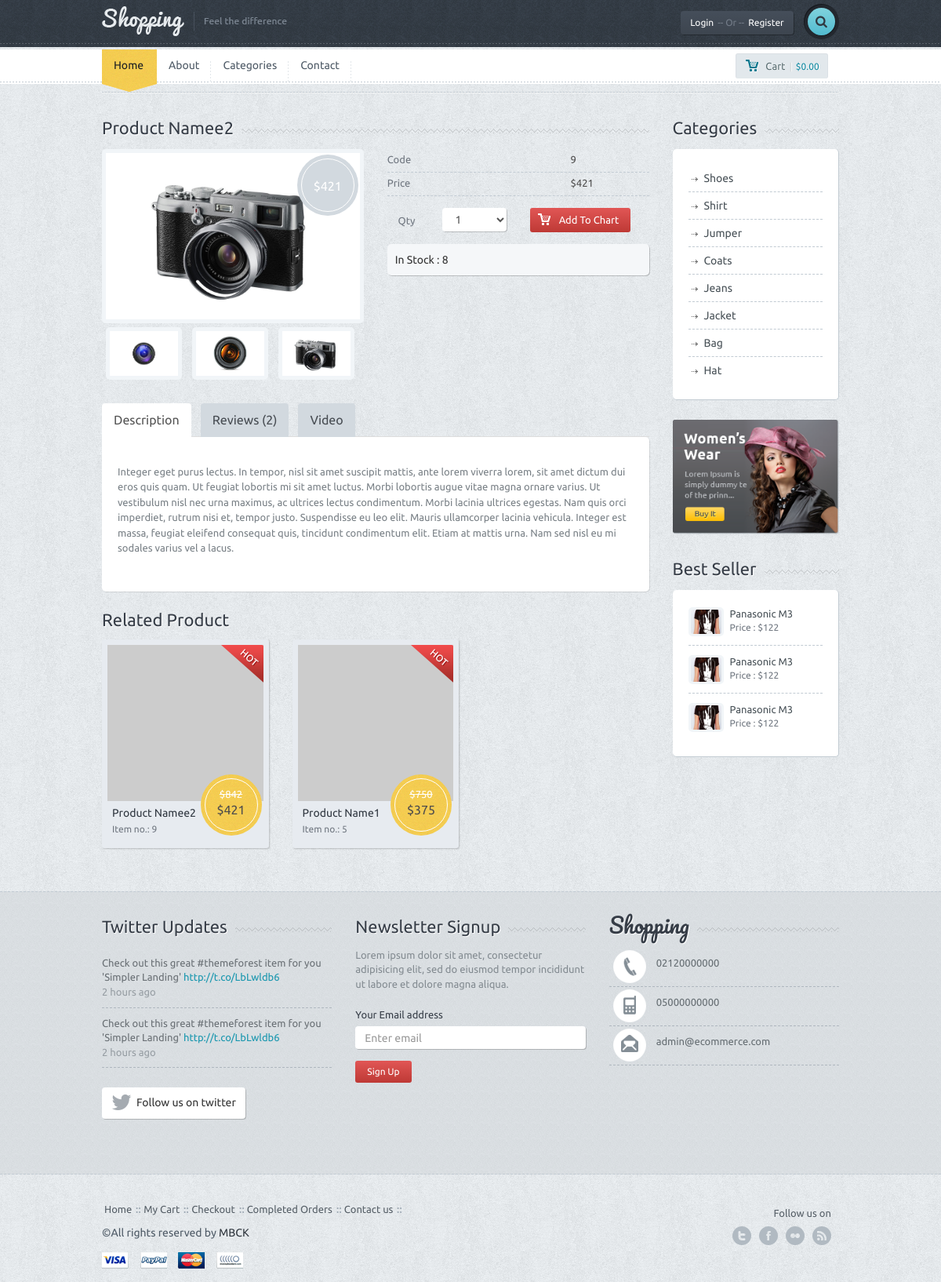
The app's page /product-detail.php?product_id=9 with its own data.
### tables this page shows
CREATE TABLE `setting` (
  `setting_id` int(11) NOT NULL,
  `setting_logo` varchar(150) DEFAULT NULL,
  `setting_url` varchar(50) NOT NULL,
  `setting_title` varchar(250) DEFAULT NULL,
  `setting_description` varchar(250) DEFAULT NULL,
  `setting_keywords` varchar(250) DEFAULT NULL,
  `setting_author` varchar(100) DEFAULT NULL,
  `setting_tel` varchar(50) DEFAULT NULL,
  `setting_gsm` varchar(50) DEFAULT NULL,
  `setting_fax` varchar(50) DEFAULT NULL,
  `setting_mail` varchar(50) DEFAULT NULL,
  `setting_district` varchar(50) DEFAULT NULL,
  `setting_country` varchar(50) DEFAULT NULL,
  `setting_adress` varchar(250) DEFAULT NULL,
  `setting_time` varchar(250) DEFAULT NULL,
  `setting_maps` varchar(250) DEFAULT NULL,
  `setting_analystic` varchar(250) DEFAULT NULL,
  `setting_desk` varchar(250) DEFAULT NULL,
  `setting_facebook` varchar(100) DEFAULT NULL,
  `setting_twitter` varchar(100) DEFAULT NULL,
  `setting_google` varchar(100) DEFAULT NULL,
  `setting_youtube` varchar(100) DEFAULT NULL,
  `setting_smtphost` varchar(50) DEFAULT NULL,
  `setting_smtppassword` varchar(50) DEFAULT NULL,
  `setting_smtpport` varchar(50) DEFAULT NULL,
  `setting_live` enum('0','1') NOT NULL DEFAULT '1'
);

CREATE TABLE `menu` (
  `menu_id` int(11) NOT NULL,
  `menu_top` varchar(50) NOT NULL,
  `menu_name` varchar(100) NOT NULL,
  `menu_detail` text NOT NULL,
  `menu_url` varchar(250) NOT NULL,
  `menu_order` int(2) NOT NULL,
  `menu_status` enum('0','1') NOT NULL,
  `menu_seourl` varchar(250) NOT NULL
);

CREATE TABLE `product` (
  `product_id` int(11) NOT NULL,
  `category_id` int(11) NOT NULL,
  `product_time` timestamp NOT NULL DEFAULT CURRENT_TIMESTAMP,
  `product_name` varchar(250) NOT NULL,
  `product_seourl` varchar(250) NOT NULL,
  `product_detail` text NOT NULL,
  `product_price` float(9,2) NOT NULL,
  `product_video` varchar(50) NOT NULL,
  `product_keyword` varchar(250) NOT NULL,
  `product_stock` int(11) NOT NULL,
  `product_status` enum('0','1') NOT NULL,
  `product_order` int(2) NOT NULL,
  `product_homeshowcase` enum('0','1') NOT NULL DEFAULT '0'
);

CREATE TABLE `categories` (
  `category_id` int(11) NOT NULL,
  `category_name` varchar(100) NOT NULL,
  `category_top` int(2) NOT NULL,
  `category_seourl` varchar(250) NOT NULL,
  `category_order` int(2) NOT NULL,
  `category_status` enum('0','1') NOT NULL DEFAULT '1'
);

### admin/production/function.php (called while the page is built, shortened)
<?php
function seo($str, $options = array())
{
    $str = mb_convert_encoding((string)$str, 'UTF-8', mb_list_encodings());
    $defaults = array(
        'delimiter' => '-',
        'limit' => null,
        'lowercase' => true,
        'replacements' => array(),
        'transliterate' => true
    );
    $options = array_merge($defaults, $options);
    $str = preg_replace(array_keys($options['replacements']), $options['replacements'], $str);
    if ($options['transliterate']) {
        $str = str_replace(array_keys($char_map), $char_map, $str);
    }
    $str = preg_replace('/[^\p{L}\p{Nd}]+/u', $options['delimiter'], $str);
    $str = preg_replace('/(' . preg_quote($options['delimiter'], '/') . '){2,}/', '$1', $str);
    $str = mb_substr($str, 0, ($options['limit'] ? $options['limit'] : mb_strlen($str, 'UTF-8')), 'UTF-8');
    $str = trim($str, $options['delimiter']);
    return $options['lowercase'] ? mb_strtolower($str, 'UTF-8') : $str;
}
?>

### product-detail.php (the view, shortened to what this page needs)
<?php
	require_once 'header.php';
	$sql=$db->prepare("SELECT * FROM product WHERE product_id=:product_id");
	$sql->execute(['product_id' => $_GET['product_id']]);
	$productbring=$sql->fetch(PDO::FETCH_ASSOC);
?>
<div class="container">
	<div class="lines"></div>
</div>
<div class="container">
	<div class="row">
		<div class="col-md-9">
			<div class="title-bg">
				<div class="title"><?php echo $productbring['product_name']; ?></div>
			</div>
			<div class="row">
				<div class="col-md-6">
					<div class="dt-img">
						<div class="detpricetag"><div class="inner">$<?php echo $productbring['product_price']; ?></div></div>
						<a class="fancybox" href="images\sample-1.jpg" data-fancybox-group="gallery" title="Cras neque mi, semper leon"><img src="images\sample-1.jpg" alt="" class="img-responsive"></a>
					</div>
					<div class="thumb-img">
						<a class="fancybox" href="images\sample-4.jpg" data-fancybox-group="gallery" title="Cras neque mi, semper leon"><img src="images\sample-4.jpg" alt="" class="img-responsive"></a>
					</div>
					<div class="thumb-img">
						<a class="fancybox" href="images\sample-5.jpg" data-fancybox-group="gallery" title="Cras neque mi, semper leon"><img src="images\sample-5.jpg" alt="" class="img-responsive"></a>
					</div>
					<div class="thumb-img">
						<a class="fancybox" href="images\sample-1.jpg" data-fancybox-group="gallery" title="Cras neque mi, semper leon"><img src="images\sample-1.jpg" alt="" class="img-responsive"></a>
					</div>
				</div>
				<div class="col-md-6 det-desc">
					<div class="productdata">
						<div class="infospan">Code <span><?php echo $productbring['product_id']; ?></span></div>
						<div class="infospan">Price <span>$<?php echo $productbring['product_price']; ?></span></div>
						<form class="form-horizontal ava" role="form">
							<div class="form-group">
								<label for="qty" class="col-sm-2 control-label">Qty</label>
								<div class="col-sm-4">
									<select class="form-control" id="qty">
										<option>1
										<option>2
									</select>
								</div>
								<div class="col-sm-4">
									<button class="btn btn-default btn-red btn-sm"><span class="addchart">Add To Chart</span></button>
								</div>
								<div class="clearfix"></div>
							</div>
						</form>
						<div class="sharing">
							<div class="avatock"><span>
								<?php
									if ($productbring['product_stock']>=1) {
										echo "In Stock : ".$productbring['product_stock'];
									} else {
										echo "Out Stock : ".$productbring['product_stock'];
									}
								?>
							</span></div>
						</div>
					</div>
				</div>
			</div>
			<?php
				$product_id=$productbring['product_id'];
				$commentsql=$db->prepare("SELECT * FROM comments WHERE product_id=:product_id and comment_status=:comment_status");
				$commentsql->execute([
					'product_id' => $product_id,
					'comment_status' => 1
				]);
			?>
			<div class="tab-review">
				<ul id="myTab" class="nav nav-tabs shop-tab">
					<li <?php if ($_GET['status']!="success") {?> class="active" <?php } ?>><a href="#desc" data-toggle="tab">Description</a></li>
					<li <?php if ($_GET['status']=="success") {?> class="active" <?php } ?>><a href="#rev" data-toggle="tab">Reviews (<?php echo $commentsql->rowCount(); ?>)</a></li>
					<li class=""><a href="#video" data-toggle="tab">Video</a></li>
				</ul>
				<div id="myTabContent" class="tab-content shop-tab-ct">
					<div class="tab-pane fade <?php if ($_GET['status']!="success") {?> active in <?php } ?>" id="desc">
						<?php echo $productbring['product_detail']; ?>
					</div>
				</div>
			</div>
			<div id="title-bg">
				<div class="title">Related Product</div>
			</div>
			<div class="row prdct">
				<?php
					$category_id=$productbring['category_id'];
					$productrelated_control=$db->prepare("SELECT * FROM product WHERE category_id=:category_id order by rand() ASC limit 3");
					$productrelated_control->execute(
						[
							'category_id' => $category_id
						]
					);
					while($productrelated_bring=$productrelated_control->fetch(PDO::FETCH_ASSOC)) {
				?>
				<div class="col-md-4">
					<div class="productwrap">
						<div class="pr-img">
							<div class="hot"></div>
							<a href="product-<?=seo($productrelated_bring["product_name"]).'-'.$productrelated_bring["product_id"]?>"><img src="http://via.placeholder.com/250x250" alt="" class="img-responsive"></a>
							<div class="pricetag on-sale"><div class="inner on-sale"><span class="onsale"><span class="oldprice">$<?php echo $productrelated_bring['product_price']*2 ?></span>$<?php echo $productrelated_bring['product_price'] ?></span></div></div>
						</div>
						<span class="smalltitle"><a href="#"><?php echo $productrelated_bring['product_name'] ?></a></span>
						<span class="smalldesc">Item no.: <?php echo $productrelated_bring['product_id'] ?></span>
					</div>
				</div>
				<?php } ?>
			</div>
			<div class="spacer"></div>
		</div>
		<?php require_once 'sidebar.php'; ?>
	</div>
</div>
<?php
	require_once 'footer.php';
?>

### header.php (shortened to what this page needs)
<?php
    require_once 'admin/system/connect.php';
	require_once 'admin/production/function.php';
	$sql=$db->prepare("SELECT * FROM setting WHERE setting_id=:id");
	$sql->execute(['id' => 1]);
	$settingbring=$sql->fetch(PDO::FETCH_ASSOC);
	$usersql=$db->prepare("SELECT * FROM user WHERE user_mail=:mail");
    $usersql->execute(['mail' => $_SESSION['usercustomer_mail']]);
    $userbring=$usersql->fetch(PDO::FETCH_ASSOC);
?>
<!DOCTYPE html>
<html lang="en">
  <head>
	<link href='font-awesome\css\font-awesome.css' rel="stylesheet" type="text/css">
    <link href="bootstrap\css\bootstrap.min.css" rel="stylesheet">
	<link rel="stylesheet" href="style.css">
	<link rel="stylesheet" type="text/css" href="js\product\jquery.fancybox.css?v=2.1.5" media="screen">
	<link rel="stylesheet" href="css\owl.carousel.css">
	<link rel="stylesheet" href="css\owl.transitions.css">
  </head>
  <body>
  <div id="wrapper">
	<div class="header">
		<div class="container">
			<div class="row">
				<div class="col-xs-6 col-md-4 main-logo">
					<a href="index"><img src="<?php echo $settingbring['setting_logo']; ?>" alt="logo" class="logo img-responsive"></a>
				</div>
				<div class="col-md-8">
					<div class="pushright">
						<div class="top">
							<?php
								if(!isset($_SESSION['usercustomer_mail'])) {
							?>
								<a href="#" id="reg" class="btn btn-default btn-dark">Login<span>-- Or --</span>Register</a>
							<?php } else { ?>
								<a href="#" class="btn btn-default btn-dark">Welcome<span><?php echo $userbring['user_name']; ?> </span></a>
							<?php } ?>
							<div class="srch-wrap">
								<a href="#" id="srch" class="btn btn-default btn-search"><i class="fa fa-search"></i></a>
							</div>
						</div>
					</div>
				</div>
			</div>
		</div>
		<div class="dashed"></div>
	</div>
	<div class="main-nav">
		<div class="navbar navbar-default navbar-static-top">
			<div class="container">
				<div class="row">
					<div class="col-md-10">
						<div class="navbar-collapse collapse">
							<ul class="nav navbar-nav">
								<li><a href="index" class="active">Home</a><div class="curve"></div></li>
								<?php
									$menucontrol=$db->prepare("SELECT * FROM menu where menu_status=:mstatus order by menu_order ASC limit 5");
									$menucontrol->execute(
										[
											'mstatus' => 1
										]
									);
									while($menubring=$menucontrol->fetch(PDO::FETCH_ASSOC)) {
								?>
									<li><a href="<?php if(!empty($menubring['menu_url'])) { echo $menubring['menu_url']; } else { echo "page-".seo($menubring['menu_name']);} ?>"><?php echo $menubring['menu_name']?></a></li>
								<?php } ?>
							</ul>
						</div>
					</div>
					<div class="col-md-2 machart">
						<button id="popcart" class="btn btn-default btn-chart btn-sm "><span class="mychart">Cart</span>|<span class="allprice">$0.00</span></button>
					</div>
				</div>
			</div>
		</div>
	</div>

### sidebar.php
<div class="col-md-3">
				<div class="title-bg">
					<div class="title">Categories</div>
				</div>
				<div class="categorybox">
					<ul>
						<?php
							$categorycontrol=$db->prepare("SELECT * FROM categories order by category_order ASC");
							$categorycontrol->execute();
							while($categorybring=$categorycontrol->fetch(PDO::FETCH_ASSOC)) {
						?>
						<li><a href="category-<?=seo($categorybring["category_name"])?>"><?php echo $categorybring['category_name'] ?></a></li>
						<?php } ?>
					</ul>
				</div>
				<div class="ads">
					<a href="product.htm"><img src="images\ads.png" class="img-responsive" alt=""></a>
				</div>
				<div class="title-bg">
					<div class="title">Best Seller</div>
				</div>
				<div class="best-seller">
					<ul>
						<li class="clearfix">
							<a href="#"><img src="images\demo-img.jpg" alt="" class="img-responsive mini"></a>
							<div class="mini-meta">
								<a href="#" class="smalltitle2">Panasonic M3</a>
								<p class="smallprice2">Price : $122</p>
							</div>
						</li>
						<li class="clearfix">
							<a href="#"><img src="images\demo-img.jpg" alt="" class="img-responsive mini"></a>
							<div class="mini-meta">
								<a href="#" class="smalltitle2">Panasonic M3</a>
								<p class="smallprice2">Price : $122</p>
							</div>
						</li>
						<li class="clearfix">
							<a href="#"><img src="images\demo-img.jpg" alt="" class="img-responsive mini"></a>
							<div class="mini-meta">
								<a href="#" class="smalltitle2">Panasonic M3</a>
								<p class="smallprice2">Price : $122</p>
							</div>
						</li>
					</ul>
				</div>
			</div>

### footer.php (shortened to what this page needs)
<div class="f-widget">
		<div class="container">
			<div class="row">
				<div class="col-md-4">
					<div class="title-widget-bg">
						<div class="title-widget">Twitter Updates</div>
					</div>
					<ul class="tweets">
						<li>Check out this great #themeforest item for you
						'Simpler Landing' <a href="#">http://t.co/LbLwldb6 </a>
						<span>2 hours ago</span></li>
						<li class="lastone">Check out this great #themeforest item for you
						'Simpler Landing' <a href="#">http://t.co/LbLwldb6 </a>
						<span>2 hours ago</span></li>
					</ul>
					<a href="#" class="btn btn-default btn-follow"><i class="fa fa-twitter fa-2x"></i><div>Follow us on twitter</div></a>
				</div>
				<div class="col-md-4">
					<div class="title-widget-bg">
						<div class="title-widget">Newsletter Signup</div>
					</div>
					<div class="newsletter">
						<p>
							Lorem ipsum dolor sit amet, consectetur adipisicing elit, sed do eiusmod tempor incididunt ut labore et dolore magna aliqua.
						</p>
						<form role="form">
							<div class="form-group">
								<label>Your Email address</label>
								<input type="email" class="form-control newstler-input" id="exampleInputEmail1" placeholder="Enter email">
								<button class="btn btn-default btn-red btn-sm">Sign Up</button>
							</div>
						</form>
					</div>
				</div>
				<div class="col-md-4">
					<div class="title-widget-bg">
						<div class="title-widget-cursive">Shopping</div>
					</div>
					<ul class="contact-widget">
						<li class="fphone"><?php echo $settingbring['setting_tel']; ?></li>
						<li class="fmobile"><?php echo $settingbring['setting_gsm']; ?></li>
						<li class="fmail lastone"><?php echo $settingbring['setting_mail']; ?></li>
					</ul>
				</div>
			</div>
			<div class="spacer"></div>
		</div>
	</div>
	<div class="footer">
		<div class="container">
			<div class="row">
				<div class="col-md-9">
					<ul class="footermenu">
						<li><a href="index-1.htm">Home</a></li>
						<li><a href="cart.htm">My Cart</a></li>
						<li><a href="checkout.htm">Checkout</a></li>
						<li><a href="order.htm">Completed Orders</a></li>
						<li><a href="contact.htm">Contact us</a></li>
					</ul>
					<div class="f-credit">&copy;All rights reserved by <a href="#"><?php echo $settingbring['setting_author']; ?></a></div>
					<a href=""><div class="payment visa"></div></a>
					<a href=""><div class="payment paypal"></div></a>
					<a href=""><div class="payment mc"></div></a>
					<a href=""><div class="payment nh"></div></a>
				</div>
				<div class="col-md-3">
					<div class="followon">Follow us on</div>
					<div class="fsoc">
						<a href="http://<?php echo $settingbring['setting_twitter']; ?>" class="ftwitter">twitter</a>
						<a href="http://<?php echo $settingbring['setting_facebook']; ?>" class="ffacebook">facebook</a>
						<a href="http://<?php echo $settingbring['setting_youtube']; ?>" class="fflickr">youtube</a>
						<a href="http://<?php echo $settingbring['setting_google']; ?>" class="ffeed">google</a>
					</div>
					<div class="clearfix"></div>
				</div>
			</div>
		</div>
	</div>
	</div>
  </body>
</html>

### records on screen
setting: setting_logo (picture), setting_tel "02120000000", setting_gsm "05000000000", setting_mail "admin@ecommerce.com", setting_author "MBCK"
menu: menu_name "About"
menu: menu_name "Categories"
menu: menu_name "Contact"
product: product_name "Product Namee2", product_price "421", product_id "9", product_stock "8", product_detail "Integer eget purus lectus. In tempor, nisl sit amet suscipit mattis, ante lorem viverra lorem, sit amet dictum dui eros quis quam. Ut feugiat lobortis mi sit amet luctus. Morbi lobortis augue vitae magna ornare varius. Ut vestibulum nisl nec urna maximus, ac ultrices lectus condimentum. Morbi lacinia ultrices egestas. Nam quis orci imperdiet, rutrum nisi et, tempor justo. Suspendisse eu leo elit. Mauris ullamcorper lacinia vehicula. Integer est massa, feugiat eleifend consequat quis, tincidunt condimentum elit. Etiam at mattis urna. Nam sed nisl eu mi sodales varius vel a lacus.", $productrelated_bring['product_price']*2 "842"
product: $productrelated_bring['product_price']*2 "750", product_price "375", product_name "Product Name1", product_id "5"
categories: category_name "Shoes"
categories: category_name "Shirt"
categories: category_name "Jumper"
categories: category_name "Coats"
categories: category_name "Jeans"
categories: category_name "Jacket"
categories: category_name "Bag"
categories: category_name "Hat"

### other values on screen
$commentsql->rowCount() "2"
